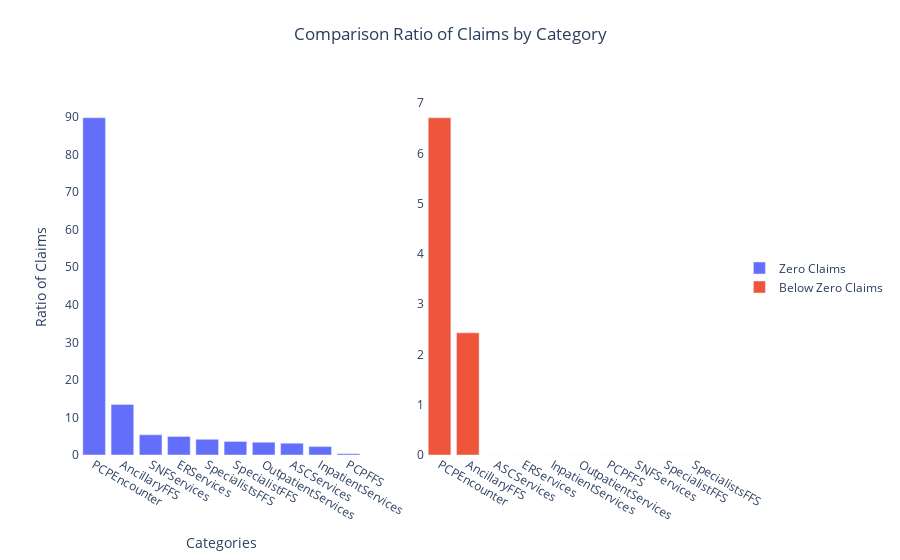

Notebook code cell kept with this figure:
### Markdown cell above
**we can observe payments with 0 dollars for every category. How could it be possible? Is it return service or disapproved serivce? TBD**

### Code cell
# Define the data for the first chart
x1 = df_cat_extended[['service_category', 'zero_ratio']].sort_values(by='zero_ratio', ascending=False)
dates1 = x1['service_category']
users1 = x1['zero_ratio']

# Define the data for the second chart
x2 = df_cat_extended[['service_category', 'below_zero_ratio']].sort_values(by='below_zero_ratio', ascending=False)
dates2 = x2['service_category']
users2 = x2['below_zero_ratio']

# Create subplots with 1 row and 2 columns
fig = make_subplots(rows=1, cols=2)

# Add the first bar chart to the left subplot with name
fig.add_trace(go.Bar(x=dates1, y=users1, name='Zero Claims'), row=1, col=1)

# Add the second bar chart to the right subplot with name
fig.add_trace(go.Bar(x=dates2, y=users2, name='Below Zero Claims'), row=1, col=2)

# Update the layout
fig.update_layout(
    title='Comparison Ratio of Claims by Category',
    title_x=0.5,  # Set the title x position to the center of the chart
    title_y=0.95,  # Set the title y position slightly below the top
    xaxis_title='Categories',
    yaxis_title='Ratio of Claims',
    showlegend=True,  # Show the legend
    legend=dict(x=1.05, y=0.5),  # Set the legend position to the right
    plot_bgcolor='rgb(255, 255, 255)',  # Set the background color of the plot
    barmode='group',  # Set the mode of the bars (grouped)
)

# Show the chart
fig.show()

### Figure 1 — Plotly figure (JSON) as saved in the notebook; plotly's stock layout.template omitted (floating-point values rounded to 4 significant figures)
{"data": [{"name": "Zero Claims", "type": "bar", "x": ["PCPEncounter", "AncillaryFFS", "SNFServices", "ERServices", "SpecialistsFFS", "SpecialistFFS", "OutpatientServices", "ASCServices", "InpatientServices", "PCPFFS"], "xaxis": "x", "y": [89.77, 13.47, 5.36, 4.93, 4.16, 3.62, 3.4, 3.14, 2.23, 0.36], "yaxis": "y"}, {"name": "Below Zero Claims", "type": "bar", "x": ["PCPEncounter", "AncillaryFFS", "ASCServices", "ERServices", "InpatientServices", "OutpatientServices", "PCPFFS", "SNFServices", "SpecialistFFS", "SpecialistsFFS"], "xaxis": "x2", "y": [6.71, 2.43, 0, 0, 0, 0, 0, 0, 0, 0], "yaxis": "y2"}], "layout": {"barmode": "group", "legend": {"x": 1.05, "y": 0.5}, "plot_bgcolor": "rgb(255, 255, 255)", "showlegend": true, "title": {"text": "Comparison Ratio of Claims by Category", "x": 0.5, "y": 0.95}, "xaxis": {"anchor": "y", "domain": [0, 0.45], "title": {"text": "Categories"}}, "xaxis2": {"anchor": "y2", "domain": [0.55, 1]}, "yaxis": {"anchor": "x", "domain": [0, 1], "title": {"text": "Ratio of Claims"}}, "yaxis2": {"anchor": "x2", "domain": [0, 1]}}}
